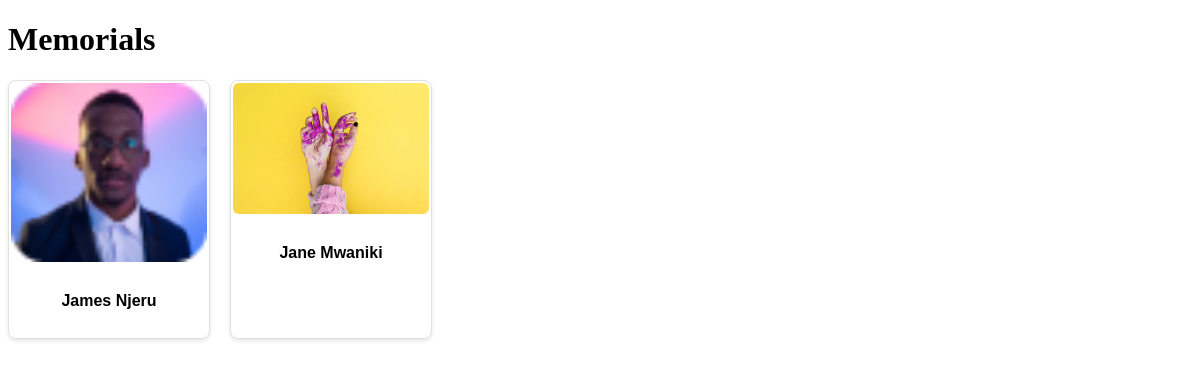
The app's page /memorials/, older data.
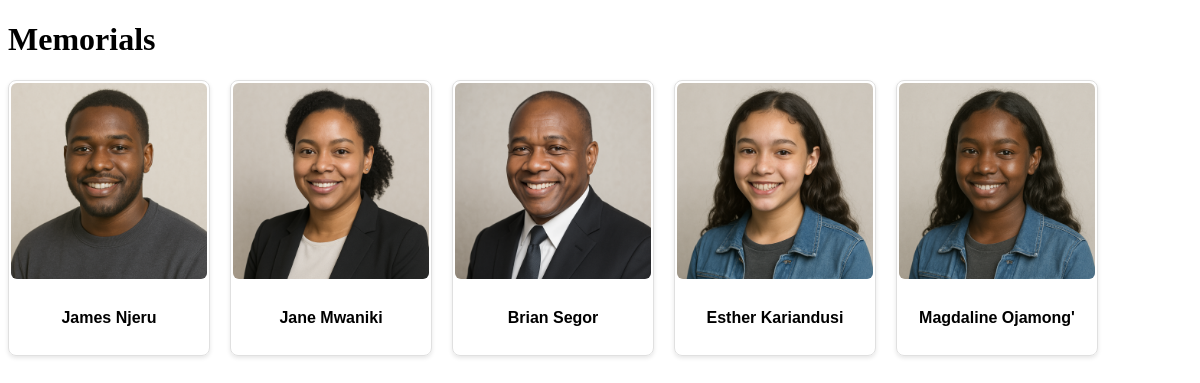
The same page, newer data.
### myapp/models.py (models this page shows, shortened)
class Memorial(models.Model):
    name = models.CharField(max_length=255)
    profile = models.ImageField(upload_to=memorial_image_profile_upload_path, blank=True, null=True, default='media/memorials/placeholder/placeholder.png')

### myapp/views.py (the view)
# urls.py: path('memorials/', views.memorials, name='memorials'),
def memorials(request):
    memorials = Memorial.objects.all()
    return render (request, 'memorials/memorials.html', {'memorials':memorials})

### myapp/templates/memorials/memorials.html (shortened to what this page needs)
<!DOCTYPE html>
<html lang="en">
<head>
</head>
<body>
    <h1>Memorials</h1>
    <div class="cards">
        {% for memorial in memorials %}
        <div class="card">
            <div class="card-image">
                <img src="{{ memorial.profile.url }}" alt="Sample Image">
            </div>
            <div class="card-name">
                <p><a href="{% url 'memorial-detail' id=memorial.id %}">{{ memorial.name }}</a></p>
            </div>
        </div>
        {% endfor %}
    </div>
</body>
</html>

### myapp/templates/memorials/memorials.html (style rules this page uses)
.cards { display: flex; gap: 20px; }
.card { width: 200px; border: 1px solid #e0e0e0; border-radius: 8px; overflow: hidden; box-shadow: 0 2px 4px rgba(0, 0, 0, 0.1); font-family: Arial, sans-serif; }
.card-image { padding: 2px; }
.card-image img { width: 100%; height: auto; border-radius: 6px; display: block; }
.card-name { padding: 12px; text-align: center; font-weight: bold; }
.card-name a { text-decoration: none; color: black; }

Row changes from the older to the newer data that the page shows:
changed Memorial "James Njeru": profile: a different picture
changed Memorial "Jane Mwaniki": profile: a different picture
added Memorial: profile (picture), name "Brian Segor"
added Memorial: profile (picture), name "Esther Kariandusi"
added Memorial: profile (picture), name "Magdaline Ojamong'"
